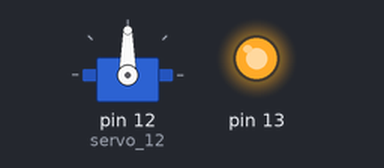
A sketch run on a simulated Arduino Uno, built with avr-gcc and run on an emulated ATmega328P. On the bench: servo, output pins drawn as LEDs (lit = HIGH). At 2.0 s the program stops and its outputs stay as they are.

Above: at 0.1 s.
At 1.1 s:
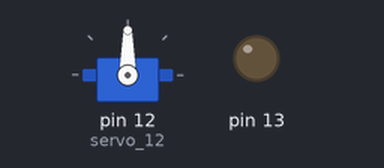
At 2.1 s:
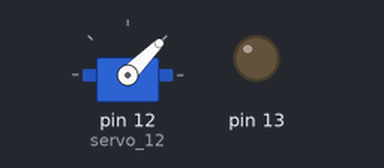
Timing chart, 0 to 3.5 s (numbered marks = the images above):
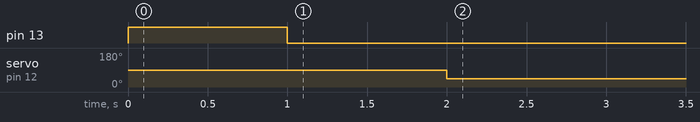

The sketch:

tinkertest.ino
```cpp
#include <Servo.h>

int true2 = 0;

Servo servo_12;

void setup()
{
  pinMode(13, OUTPUT);
  servo_12.attach(12);

}

void loop()
{
  digitalWrite(13, HIGH);
  delay(1000); // Wait for 1000 millisecond(s)
  digitalWrite(13, LOW);
  delay(1000); // Wait for 1000 millisecond(s)
  while (1 == 1) {
    servo_12.write(45);
  }
}
```

Measured:
- by itself, pin 13: LOW → HIGH at 0.00 s, → LOW 1.0 s later
- by itself, servo on pin 12 (servo_12): 90° → 45° at 2.0 s
